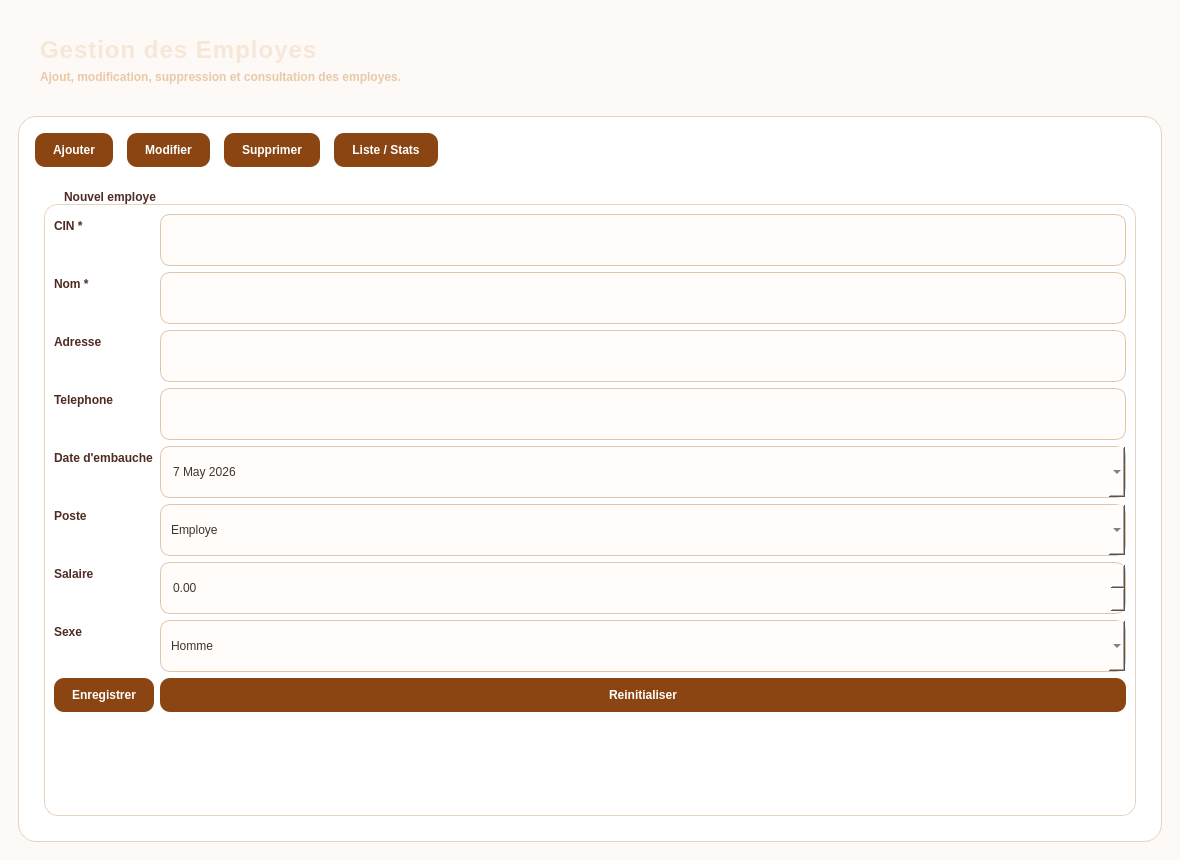
<?xml version="1.0" encoding="UTF-8"?>
<ui version="4.0">
 <class>EmployeWindow</class>
 <widget class="QMainWindow" name="EmployeWindow">
  <property name="geometry">
   <rect>
    <x>0</x>
    <y>0</y>
    <width>1180</width>
    <height>860</height>
   </rect>
  </property>
  <property name="windowTitle">
   <string>Gestion des Employes</string>
  </property>
  <property name="styleSheet">
   <string notr="true">
    QMainWindow { background-color: #FCF9F6; }
    QWidget#centralwidget { background-color: #FCF9F6; }
    QFrame#headerBar {
      background: qlineargradient(x1:0, y1:0, x2:1, y2:0,
                                  stop:0 #3D362D, stop:1 #5A3B2E);
      border-bottom: 1px solid #2C241D;
    }
    QLabel#titleLabel {
      color: #F7E7D6;
      font-size: 24px;
      font-weight: 800;
      letter-spacing: 1px;
    }
    QLabel#subtitleLabel {
      color: #E9C9A8;
      font-size: 12px;
      font-weight: 600;
    }
    QPushButton {
      border: none;
      border-radius: 10px;
      padding: 10px 18px;
      font-weight: 700;
      color: white;
      background-color: #8B4513;
    }
    QPushButton:hover { background-color: #4E2C23; }
    QPushButton:checked { background-color: #C68E65; color: white; }
    QPushButton#btnDelete { background-color: #8B0000; }
    QPushButton#btnDelete:hover { background-color: #650000; }
    QPushButton#btnRefresh { background-color: #C68E65; }
    QPushButton#btnRefresh:hover { background-color: #8B4513; }
    QFrame#card {
      background-color: white;
      border: 1px solid #E5D2BF;
      border-radius: 18px;
    }
    QLabel {
      color: #4E2C23;
      font-weight: 600;
    }
    QLineEdit, QComboBox, QDateEdit, QDoubleSpinBox {
      background-color: #FFFCFA;
      border: 1px solid #DDC6B0;
      border-radius: 10px;
      padding: 8px 10px;
      min-height: 34px;
      color: #3D362D;
    }
    QLineEdit:focus, QComboBox:focus, QDateEdit:focus, QDoubleSpinBox:focus {
      border: 2px solid #C68E65;
      background-color: white;
    }
    QTableWidget {
      background-color: white;
      alternate-background-color: #FFF9F4;
      gridline-color: #E9D8C6;
      selection-background-color: #EFCDAF;
      selection-color: #4E2C23;
      border: none;
    }
    QHeaderView::section {
      background-color: #3D362D;
      color: #F2D2B5;
      padding: 8px;
      border: none;
      font-weight: 700;
    }
    QStackedWidget { background: transparent; }
    QGroupBox {
      border: 1px solid #E5D2BF;
      border-radius: 14px;
      margin-top: 14px;
      font-weight: 700;
      color: #4E2C23;
    }
    QGroupBox::title {
      subcontrol-origin: margin;
      left: 12px;
      padding: 0 6px;
    }
   </string>
  </property>
  <widget class="QWidget" name="centralwidget">
   <layout class="QVBoxLayout" name="rootLayout">
    <property name="spacing">
     <number>14</number>
    </property>
    <property name="leftMargin">
     <number>18</number>
    </property>
    <property name="topMargin">
     <number>18</number>
    </property>
    <property name="rightMargin">
     <number>18</number>
    </property>
    <property name="bottomMargin">
     <number>18</number>
    </property>
    <item>
     <widget class="QFrame" name="headerBar">
      <layout class="QHBoxLayout" name="headerLayout">
       <property name="leftMargin">
        <number>22</number>
       </property>
       <property name="topMargin">
        <number>18</number>
       </property>
       <property name="rightMargin">
        <number>22</number>
       </property>
       <property name="bottomMargin">
        <number>18</number>
       </property>
       <item>
        <layout class="QVBoxLayout" name="headerTextLayout">
         <item>
          <widget class="QLabel" name="titleLabel">
           <property name="text">
            <string>Gestion des Employes</string>
           </property>
          </widget>
         </item>
         <item>
          <widget class="QLabel" name="subtitleLabel">
           <property name="text">
            <string>Ajout, modification, suppression et consultation des employes.</string>
           </property>
          </widget>
         </item>
        </layout>
       </item>
       <item>
        <spacer name="horizontalSpacer">
         <property name="orientation">
          <enum>Qt::Horizontal</enum>
         </property>
         <property name="sizeHint" stdset="0">
          <size>
           <width>40</width>
           <height>20</height>
          </size>
         </property>
        </spacer>
       </item>
      </layout>
     </widget>
    </item>
    <item>
     <widget class="QFrame" name="card">
      <layout class="QVBoxLayout" name="cardLayout">
       <property name="leftMargin">
        <number>16</number>
       </property>
       <property name="topMargin">
        <number>16</number>
       </property>
       <property name="rightMargin">
        <number>16</number>
       </property>
       <property name="bottomMargin">
        <number>16</number>
       </property>
       <property name="spacing">
        <number>14</number>
       </property>
       <item>
        <layout class="QHBoxLayout" name="tabLayout">
         <item>
          <widget class="QPushButton" name="btnTabAdd">
           <property name="checkable">
            <bool>true</bool>
           </property>
           <property name="text">
            <string>Ajouter</string>
           </property>
          </widget>
         </item>
         <item>
          <widget class="QPushButton" name="btnTabEdit">
           <property name="checkable">
            <bool>true</bool>
           </property>
           <property name="text">
            <string>Modifier</string>
           </property>
          </widget>
         </item>
         <item>
          <widget class="QPushButton" name="btnTabDelete">
           <property name="checkable">
            <bool>true</bool>
           </property>
           <property name="text">
            <string>Supprimer</string>
           </property>
          </widget>
         </item>
         <item>
          <widget class="QPushButton" name="btnTabList">
           <property name="checkable">
            <bool>true</bool>
           </property>
           <property name="text">
            <string>Liste / Stats</string>
           </property>
          </widget>
         </item>
         <item>
          <spacer name="tabSpacer">
           <property name="orientation">
            <enum>Qt::Horizontal</enum>
           </property>
           <property name="sizeHint" stdset="0">
            <size>
             <width>40</width>
             <height>20</height>
            </size>
           </property>
          </spacer>
         </item>
        </layout>
       </item>
       <item>
        <widget class="QStackedWidget" name="stackedWidget">
         <property name="currentIndex">
          <number>0</number>
         </property>
         <widget class="QWidget" name="page_add">
          <layout class="QVBoxLayout" name="pageAddLayout">
           <item>
            <widget class="QGroupBox" name="groupBoxAdd">
             <property name="title">
              <string>Nouvel employe</string>
             </property>
             <layout class="QFormLayout" name="formAdd">
              <item row="0" column="0">
               <widget class="QLabel" name="labelCinAdd">
                <property name="text"><string>CIN *</string></property>
               </widget>
              </item>
              <item row="0" column="1">
               <widget class="QLineEdit" name="cinAdd"/>
              </item>
              <item row="1" column="0">
               <widget class="QLabel" name="labelNameAdd">
                <property name="text"><string>Nom *</string></property>
               </widget>
              </item>
              <item row="1" column="1">
               <widget class="QLineEdit" name="nameAdd"/>
              </item>
              <item row="2" column="0">
               <widget class="QLabel" name="labelAddressAdd">
                <property name="text"><string>Adresse</string></property>
               </widget>
              </item>
              <item row="2" column="1">
               <widget class="QLineEdit" name="addressAdd"/>
              </item>
              <item row="3" column="0">
               <widget class="QLabel" name="labelPhoneAdd">
                <property name="text"><string>Telephone</string></property>
               </widget>
              </item>
              <item row="3" column="1">
               <widget class="QLineEdit" name="phoneAdd"/>
              </item>
              <item row="4" column="0">
               <widget class="QLabel" name="labelDateAdd">
                <property name="text"><string>Date d'embauche</string></property>
               </widget>
              </item>
              <item row="4" column="1">
               <widget class="QDateEdit" name="dateAdd">
                <property name="calendarPopup"><bool>true</bool></property>
                <property name="date">
                 <date>
                  <year>2026</year>
                  <month>5</month>
                  <day>7</day>
                 </date>
                </property>
               </widget>
              </item>
              <item row="5" column="0">
               <widget class="QLabel" name="labelPosteAdd">
                <property name="text"><string>Poste</string></property>
               </widget>
              </item>
              <item row="5" column="1">
               <widget class="QComboBox" name="posteAdd">
                <item><property name="text"><string>Employe</string></property></item>
                <item><property name="text"><string>Manager</string></property></item>
                <item><property name="text"><string>Technicien</string></property></item>
                <item><property name="text"><string>RH</string></property></item>
               </widget>
              </item>
              <item row="6" column="0">
               <widget class="QLabel" name="labelSalaryAdd">
                <property name="text"><string>Salaire</string></property>
               </widget>
              </item>
              <item row="6" column="1">
               <widget class="QDoubleSpinBox" name="salaryAdd">
                <property name="maximum"><double>1000000.000000000000000</double></property>
                <property name="decimals"><number>2</number></property>
                <property name="singleStep"><double>10.000000000000000</double></property>
               </widget>
              </item>
              <item row="7" column="0">
               <widget class="QLabel" name="labelSexAdd">
                <property name="text"><string>Sexe</string></property>
               </widget>
              </item>
              <item row="7" column="1">
               <widget class="QComboBox" name="sexAdd">
                <item><property name="text"><string>Homme</string></property></item>
                <item><property name="text"><string>Femme</string></property></item>
               </widget>
              </item>
              <item row="8" column="0">
               <widget class="QPushButton" name="btnAdd">
                <property name="text"><string>Enregistrer</string></property>
               </widget>
              </item>
              <item row="8" column="1">
               <widget class="QPushButton" name="btnResetAdd">
                <property name="text"><string>Reinitialiser</string></property>
               </widget>
              </item>
             </layout>
            </widget>
           </item>
          </layout>
         </widget>
         <widget class="QWidget" name="page_edit">
          <layout class="QVBoxLayout" name="pageEditLayout">
           <item>
            <widget class="QGroupBox" name="groupBoxEdit">
             <property name="title">
              <string>Modifier un employe</string>
             </property>
             <layout class="QVBoxLayout" name="editOuterLayout">
              <item>
               <layout class="QHBoxLayout" name="searchLayout">
                <item>
                 <widget class="QLineEdit" name="cinSearch">
                  <property name="placeholderText"><string>CIN a modifier</string></property>
                 </widget>
                </item>
                <item>
                 <widget class="QPushButton" name="btnLoad">
                  <property name="text"><string>Charger</string></property>
                 </widget>
                </item>
               </layout>
              </item>
              <item>
               <layout class="QFormLayout" name="formEdit">
                <item row="0" column="0">
                 <widget class="QLabel" name="labelNameEdit"><property name="text"><string>Nom</string></property></widget>
                </item>
                <item row="0" column="1">
                 <widget class="QLineEdit" name="nameEdit"/>
                </item>
                <item row="1" column="0">
                 <widget class="QLabel" name="labelPhoneEdit"><property name="text"><string>Telephone</string></property></widget>
                </item>
                <item row="1" column="1">
                 <widget class="QLineEdit" name="phoneEdit"/>
                </item>
                <item row="2" column="0">
                 <widget class="QLabel" name="labelSalaryEdit"><property name="text"><string>Salaire</string></property></widget>
                </item>
                <item row="2" column="1">
                 <widget class="QDoubleSpinBox" name="salaryEdit">
                  <property name="maximum"><double>1000000.000000000000000</double></property>
                  <property name="decimals"><number>2</number></property>
                  <property name="singleStep"><double>10.000000000000000</double></property>
                 </widget>
                </item>
                <item row="3" column="0">
                 <widget class="QPushButton" name="btnUpdate">
                  <property name="text"><string>Mettre a jour</string></property>
                 </widget>
                </item>
               </layout>
              </item>
             </layout>
            </widget>
           </item>
          </layout>
         </widget>
         <widget class="QWidget" name="page_delete">
          <layout class="QVBoxLayout" name="pageDeleteLayout">
           <item>
            <widget class="QGroupBox" name="groupBoxDelete">
             <property name="title">
              <string>Supprimer un employe</string>
             </property>
             <layout class="QHBoxLayout" name="deleteLayout">
              <item>
               <widget class="QLineEdit" name="cinDelete">
                <property name="placeholderText"><string>CIN a supprimer</string></property>
               </widget>
              </item>
              <item>
               <widget class="QPushButton" name="btnDelete">
                <property name="text"><string>Supprimer</string></property>
               </widget>
              </item>
             </layout>
            </widget>
           </item>
          </layout>
         </widget>
         <widget class="QWidget" name="page_list">
          <layout class="QVBoxLayout" name="pageListLayout">
           <item>
            <widget class="QGroupBox" name="groupBoxList">
             <property name="title">
              <string>Liste des employes</string>
             </property>
             <layout class="QVBoxLayout" name="listLayout">
              <item>
               <widget class="QTableWidget" name="tableEmployees">
                <column>
                 <property name="text"><string>CIN</string></property>
                </column>
                <column>
                 <property name="text"><string>Nom</string></property>
                </column>
                <column>
                 <property name="text"><string>Poste</string></property>
                </column>
                <column>
                 <property name="text"><string>Adresse</string></property>
                </column>
                <column>
                 <property name="text"><string>Telephone</string></property>
                </column>
                <column>
                 <property name="text"><string>Date embauche</string></property>
                </column>
                <column>
                 <property name="text"><string>Salaire</string></property>
                </column>
                <column>
                 <property name="text"><string>Statut</string></property>
                </column>
                <column>
                 <property name="text"><string>Sexe</string></property>
                </column>
               </widget>
              </item>
              <item>
               <layout class="QHBoxLayout" name="statsLayout">
                <item>
                 <widget class="QLabel" name="labelTotalText">
                  <property name="text"><string>Total:</string></property>
                 </widget>
                </item>
                <item>
                 <widget class="QLabel" name="labelTotal">
                  <property name="text"><string>0</string></property>
                 </widget>
                </item>
                <item>
                 <widget class="QLabel" name="labelAverageText">
                  <property name="text"><string>Salaire moyen:</string></property>
                 </widget>
                </item>
                <item>
                 <widget class="QLabel" name="labelAverageSalary">
                  <property name="text"><string>0.00</string></property>
                 </widget>
                </item>
                <item>
                 <spacer name="statsSpacer">
                  <property name="orientation"><enum>Qt::Horizontal</enum></property>
                  <property name="sizeHint" stdset="0">
                   <size><width>40</width><height>20</height></size>
                  </property>
                 </spacer>
                </item>
                <item>
                 <widget class="QPushButton" name="btnRefresh">
                  <property name="text"><string>Actualiser</string></property>
                 </widget>
                </item>
               </layout>
              </item>
             </layout>
            </widget>
           </item>
          </layout>
         </widget>
        </widget>
       </item>
      </layout>
     </widget>
    </item>
   </layout>
  </widget>
 </widget>
  <resources/>
  <connections/>
</ui>
